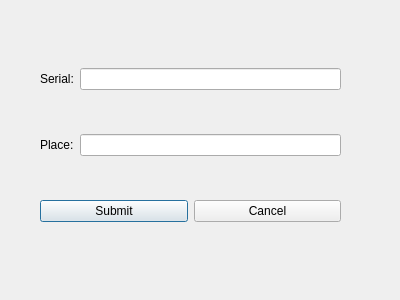
<?xml version="1.0" encoding="UTF-8"?>
<ui version="4.0">
 <class>deleteCarrier</class>
 <widget class="QDialog" name="deleteCarrier">
  <property name="geometry">
   <rect>
    <x>0</x>
    <y>0</y>
    <width>400</width>
    <height>300</height>
   </rect>
  </property>
  <property name="windowTitle">
   <string>Dialog</string>
  </property>
  <widget class="QWidget" name="">
   <property name="geometry">
    <rect>
     <x>40</x>
     <y>30</y>
     <width>301</width>
     <height>231</height>
    </rect>
   </property>
   <layout class="QVBoxLayout" name="verticalLayout">
    <item>
     <layout class="QHBoxLayout" name="horizontalLayout_2">
      <item>
       <widget class="QLabel" name="lblSerial">
        <property name="text">
         <string>Serial:</string>
        </property>
       </widget>
      </item>
      <item>
       <widget class="QLineEdit" name="txtSerial"/>
      </item>
     </layout>
    </item>
    <item>
     <layout class="QHBoxLayout" name="horizontalLayout">
      <item>
       <widget class="QLabel" name="lblPlace">
        <property name="text">
         <string>Place:</string>
        </property>
       </widget>
      </item>
      <item>
       <widget class="QLineEdit" name="txtPlace"/>
      </item>
     </layout>
    </item>
    <item>
     <layout class="QHBoxLayout" name="horizontalLayout_3">
      <item>
       <widget class="QPushButton" name="btnSubmit">
        <property name="text">
         <string>Submit</string>
        </property>
       </widget>
      </item>
      <item>
       <widget class="QPushButton" name="btnCancel">
        <property name="text">
         <string>Cancel</string>
        </property>
       </widget>
      </item>
     </layout>
    </item>
   </layout>
  </widget>
 </widget>
 <resources/>
 <connections/>
</ui>
